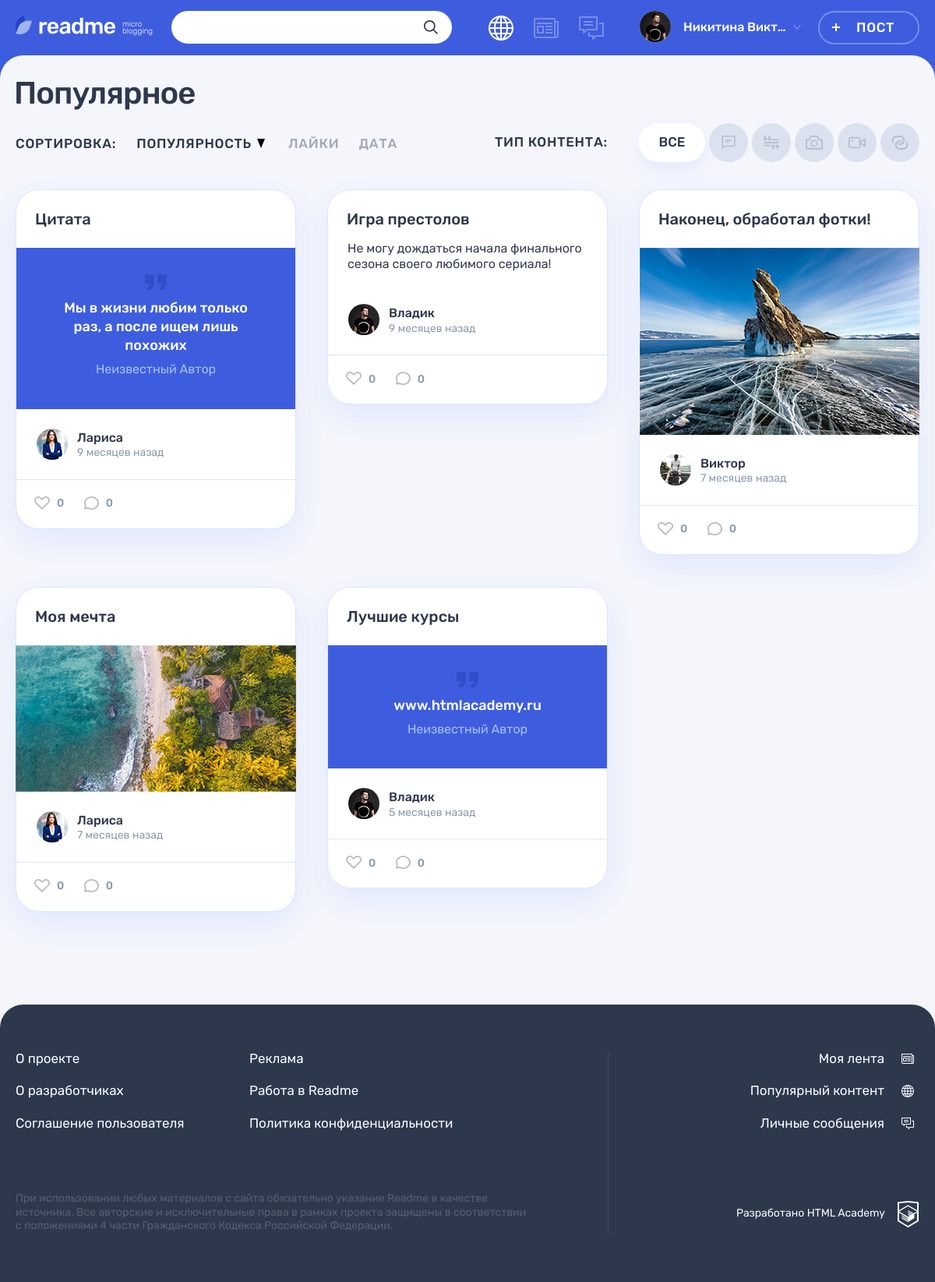
The page / on the database its author committed.
### tables this page shows
CREATE TABLE IF NOT EXISTS category (
	id INT AUTO_INCREMENT PRIMARY KEY,
	category VARCHAR(20) COMMENT 'Наименование типа контента',
	category_name VARCHAR(20) COMMENT 'Имя класса'
) COMMENT 'Тип контента';

CREATE TABLE IF NOT EXISTS post (
	id INT AUTO_INCREMENT PRIMARY KEY,
	dt_add DATETIME DEFAULT CURRENT_TIMESTAMP,
	p_title VARCHAR(255) NOT NULL,
	p_content TEXT,
	author VARCHAR(128) COMMENT 'Автор цитаты: задаётся пользователем',
	p_img VARCHAR(255) COMMENT 'Изображение: ссылка на сохранённый файл изображения',
	p_video VARCHAR(255) COMMENT 'Видео: ссылка на видео с youtube',
	p_link VARCHAR(255) COMMENT 'Ссылка: ссылка на сайт, задаётся пользователем;',
	user_id INT NOT NULL COMMENT 'Автор поста. Поле связи с user.id',
	category_id INT NOT NULL COMMENT 'Контент/категория поста. Поле связи с category.id',
	view_count INT UNSIGNED DEFAULT 0,
	INDEX (user_id),
	INDEX (category_id),
	FOREIGN KEY (user_id) REFERENCES user (id),
	FOREIGN KEY (category_id) REFERENCES category (id)
) COMMENT 'Посты';

CREATE TABLE IF NOT EXISTS user (
	id INT AUTO_INCREMENT PRIMARY KEY,
	dt_add DATETIME DEFAULT CURRENT_TIMESTAMP,
	email VARCHAR(128) NOT NULL UNIQUE,
	login VARCHAR(50) NOT NULL,
	password VARCHAR(255) NOT NULL,
	avatar VARCHAR(255)
) COMMENT 'Зарегистрированные пользователи';

### helpers.php (called while the page is built, shortened)
<?php
function get_noun_plural_form(int $number, string $one, string $two, string $many): string
{
    $number = (int)$number;
    $mod10 = $number % 10;
    $mod100 = $number % 100;
    switch (true) {
        case ($mod10 > 5):
            return $many;
        default:
            return $many;
    }
}
function include_template($name, array $data = [])
{
    $name = 'templates/' . $name;
    extract($data);
    require $name;
    $result = ob_get_clean();
    return $result;
}

### functions.php (called while the page is built, shortened)
<?php
function cut_text ($text, $max_len = 300) {
    $text_trimmed = trim($text);
    $text_num = mb_strlen($text_trimmed);
    return $text;
}
function get_interval ($date) {
    $cur_date = date_create("now");
    $date = date_create($date);
    $date_string = $date->format('Y.m.d H:i');
    $cur_date_string = $cur_date->format('Y.m.d H:i');
    $diff = date_diff($date, $cur_date);
    $days = $diff->days;
    $hours_in_day = 24;
    $days_in_week = 7;
    $days_in_5weeks = 35;
    if ($cur_date_string > $date_string) {
        if ($days < 1) {
            $hours = $diff->h;
            if (1 <= $hours and $hours < $hours_in_day) {
                $time_count = $hours . " час" . get_noun_plural_form($hours, '', 'а', 'ов');
            }
            elseif ($hours < 1) {
                $minuts = $diff->i;
                $time_count = $minuts . " минут" . get_noun_plural_form($minuts, 'у', 'ы', '');
            }
        } elseif (1 <= $days) {
            if ($days < $days_in_week) {
                $time_count = $days . " " . get_noun_plural_form($days, 'день', 'дня', 'дней');
            } elseif ($days_in_week <= $days and $days < $days_in_5weeks) {
                $weeks = floor($days / $days_in_week);
                $time_count = $weeks . " недел" . get_noun_plural_form($weeks, 'ю', 'и', 'ь');
            } elseif ($days_in_5weeks <= $days) {
                $months = $diff->m;
                $time_count = $months . " месяц" . get_noun_plural_form($months, '', 'а', 'ев');
            }
        }
        $time_count = $time_count . " назад";
    } elseif ($cur_date_string == $date_string) {
        $time_count = "только что";
    } else {
        $time_count = $date_string . " - дата в будущем";
    }
    return $time_count;
}
function create_result ($link, $query) {
    $result = mysqli_query($link, $query);
    if ($result) {
        $array = mysqli_fetch_all($result, MYSQLI_ASSOC);
    } else {
        print("Ошибка подключения: " . mysqli_connect_error());
    }
    return $array;
}

### templates/main.php (the view, shortened to what this page needs)
<section class="page__main page__main--popular">
    <div class="container">
        <h1 class="page__title page__title--popular">Популярное</h1>
    </div>
    <div class="popular container">
        <div class="popular__filters-wrapper">
            <div class="popular__sorting sorting">
                <b class="popular__sorting-caption sorting__caption">Сортировка:</b>
                <ul class="popular__sorting-list sorting__list">
                    <li class="sorting__item sorting__item--popular">
                        <a class="sorting__link sorting__link--active" href="#">
                            <span>Популярность</span>
                            <svg class="sorting__icon" width="10" height="12">
                                <use xlink:href="#icon-sort"></use>
                            </svg>
                        </a>
                    </li>
                    <li class="sorting__item">
                        <a class="sorting__link" href="#">
                            <span>Лайки</span>
                        </a>
                    </li>
                    <li class="sorting__item">
                        <a class="sorting__link" href="#">
                            <span>Дата</span>
                        </a>
                    </li>
                </ul>
            </div>
            <div class="popular__filters filters">
                <b class="popular__filters-caption filters__caption">Тип контента:</b>
                <ul class="popular__filters-list filters__list">
                    <li class="popular__filters-item popular__filters-item--all filters__item filters__item--all">
                        <a class="filters__button filters__button--ellipse filters__button--all filters__button--active" href="#">
                            <span>Все</span>
                        </a>
                    </li>
                    <?php foreach ($categories as $cat): ?>
                    <li class="popular__filters-item filters__item">
                     	<a class="filters__button filters__button--<?= $cat['category']; ?> button" href="">
                     		<svg class="filters__icon" width="22" height="18">
                                <use xlink:href="#icon-filter-<?= $cat['category']; ?>"></use>
                            </svg>
                     	</a>
                     </li>
                    <?php endforeach; ?>
                </ul>
            </div>
        </div>
        <div class="popular__posts">
    		<?php foreach ($posts as $post): ?>
            <article class="popular__post post post-<?= $post['category']; ?>">
                <header class="post__header">
                    <h2><?= $post['p_title']; ?></h2>
                </header>
                <div class="post__main">
    	    	<?php switch ("post-".$post['category']):
                        case 'post-photo': ?>
                    <div class="post-photo__image-wrapper">
                        <img src="img/<?= $post['p_content']; ?>" alt="Фото от пользователя" width="360" height="240">
                    </div>
                    	<?php break;
                        case 'post-video': ?>
                		<?php break;
                        case 'post-text': ?>
                  	<p><?php echo cut_text($post['p_content']); ?></p>
                    	<?php break;
                          case 'post-quote': ?>
                    <blockquote>
                    	<p><?= $post['p_content']; ?></p>
                    	<cite>Неизвестный Автор</cite>
                    </blockquote>
          	    		<?php break;
                          case 'post-link': ?>
                    	<?php break;
                endswitch; ?>
                </div>
                <footer class="post__footer">
                    <div class="post__author">
                        <a class="post__author-link" href="#" title="Автор">
                            <div class="post__avatar-wrapper">
                                <img class="post__author-avatar" src="img/<?= $post['avatar']; ?>" alt="Аватар пользователя">
                            </div>
                            <div class="post__info">
                                <b class="post__author-name"><?= $post['author']; ?></b>
                                <time class="post__time" title="<?= $post['date_title']; ?>" datetime="<?= $post['dt_add']; ?>"><?= $post['date_interval']; ?></time>
                            </div>
                        </a>
                    </div>
                    <div class="post__indicators">
                        <div class="post__buttons">
                            <a class="post__indicator post__indicator--likes button" href="#" title="Лайк">
                                <svg class="post__indicator-icon" width="20" height="17">
                                    <use xlink:href="#icon-heart"></use>
                                </svg>
                                <span>0</span>
                            </a>
                            <a class="post__indicator post__indicator--comments button" href="#" title="Комментарии">
                                <svg class="post__indicator-icon" width="19" height="17">
                                    <use xlink:href="#icon-comment"></use>
                                </svg>
                                <span>0</span>
                            </a>
                        </div>
                    </div>
                </footer>
            </article>
            <?php endforeach; ?>
        </div>
    </div>
</section>

### templates/layout.php (shortened to what this page needs)
<!DOCTYPE html>
<html lang="ru">
<head>
    <link rel="stylesheet" href="css/main.css">
</head>
<body class="page">
<header class="header">
    <div class="header__wrapper container">
        <div class="header__logo-wrapper">
            <a class="header__logo-link" href="main.html">
                <img class="header__logo" src="img/logo.svg" alt="Логотип readme" width="128" height="24">
            </a>
            <p class="header__topic">
                micro blogging
            </p>
        </div>
        <form class="header__search-form form" action="#" method="get">
            <div class="header__search">
                <input class="header__search-input form__input" type="search">
                <button class="header__search-button button" type="submit">
                    <svg class="header__search-icon" width="18" height="18">
                        <use xlink:href="#icon-search"></use>
                    </svg>
                </button>
            </div>
        </form>
        <div class="header__nav-wrapper">
            <?php if ($is_auth == 1): ?>
            <nav class="header__nav">
                <ul class="header__my-nav">
                    <li class="header__my-page header__my-page--popular">
                        <a class="header__page-link header__page-link--active" title="Популярный контент">
                        </a>
                    </li>
                    <li class="header__my-page header__my-page--feed">
                        <a class="header__page-link" href="feed.html" title="Моя лента">
                        </a>
                    </li>
                    <li class="header__my-page header__my-page--messages">
                        <a class="header__page-link" href="messages.html" title="Личные сообщения">
                        </a>
                    </li>
                </ul>
                <ul class="header__user-nav">
                    <li class="header__profile">
                        <a class="header__profile-link" href="#">
                            <div class="header__avatar-wrapper">
                                <img class="header__profile-avatar" src="img/userpic-medium.jpg" alt="Аватар профиля">
                            </div>
                            <div class="header__profile-name">
                                <span><?= $user_name; ?></span>
                                <svg class="header__link-arrow" width="10" height="6">
                                    <use xlink:href="#icon-arrow-right-ad"></use>
                                </svg>
                            </div>
                        </a>
                    </li>
                    <li>
                        <a class="header__post-button button button--transparent" href="adding-post.html">Пост</a>
                    </li>
                </ul>
            </nav>
            <?php endif; ?>
        </div>
    </div>
</header>
<?= $main_content; ?>
<footer class="footer">
    <div class="footer__wrapper">
        <div class="footer__container container">
            <div class="footer__site-info">
                <div class="footer__site-nav">
                    <ul class="footer__info-pages">
                        <li class="footer__info-page">
                            <a class="footer__page-link" href="#">О проекте</a>
                        </li>
                        <li class="footer__info-page">
                            <a class="footer__page-link" href="#">Реклама</a>
                        </li>
                        <li class="footer__info-page">
                            <a class="footer__page-link" href="#">О разработчиках</a>
                        </li>
                        <li class="footer__info-page">
                            <a class="footer__page-link" href="#">Работа в Readme</a>
                        </li>
                        <li class="footer__info-page">
                            <a class="footer__page-link" href="#">Соглашение пользователя</a>
                        </li>
                        <li class="footer__info-page">
                            <a class="footer__page-link" href="#">Политика конфиденциальности</a>
                        </li>
                    </ul>
                </div>
                <p class="footer__license">
                    При использовании любых материалов с сайта обязательно указание Readme в качестве источника. Все авторские и исключительные права в рамках проекта защищены в соответствии с положениями 4 части Гражданского Кодекса Российской Федерации.
                </p>
            </div>
            <div class="footer__my-info">
                <ul class="footer__my-pages">
                    <li class="footer__my-page footer__my-page--feed">
                        <a class="footer__page-link" href="feed.html">Моя лента</a>
                    </li>
                    <li class="footer__my-page footer__my-page--popular">
                        <a class="footer__page-link" href="popular.html">Популярный контент</a>
                    </li>
                    <li class="footer__my-page footer__my-page--messages">
                        <a class="footer__page-link" href="messages.html">Личные сообщения</a>
                    </li>
                </ul>
                <div class="footer__copyright">
                    <a class="footer__copyright-link" href="#">
                        <span>Разработано HTML Academy</span>
                        <svg class="footer__copyright-logo" width="27" height="34">
                            <use xlink:href="#icon-htmlacademy"></use>
                        </svg>
                    </a>
                </div>
            </div>
        </div>
    </div>
</footer>
</body>
</html>

### index.php
<?php
require_once 'helpers.php';
require_once 'functions.php';
require_once 'db.php';
$link = mysqli_connect($db['host'], $db['user'], $db['password'], $db['database']);
if ($link == false) {
    print("Ошибка подключения: " . mysqli_connect_error());
}
else {
    mysqli_set_charset($link, "utf8");
    $query = 'SELECT * FROM category';
    $categories = create_result($link, $query);
    $query = 'SELECT
                    p.*,
                    u.login,
                    u.avatar,
                    c.category
                FROM post AS p
                    INNER JOIN user AS u
                        ON p.user_id = u.id
                    INNER JOIN category AS c
                        ON p.category_id = c.id
                ORDER BY view_count DESC';
    $posts = create_result($link, $query);
}
foreach ($posts as $key => $post) {
    $posts[$key]['date_title'] = date("d.m.Y H:i", strtotime($post['dt_add']));
    $posts[$key]['date_interval'] = get_interval($post['dt_add']);
}
$is_auth = rand(0, 1);
$user_name = 'Никитина Виктория';
array_walk_recursive($posts, 'filter_xss');
$main_content = include_template('main.php', [
    'categories' => $categories,
    'posts' => $posts,
]);
$layout_content = include_template('layout.php', [
   'page_title' => 'популярное',
   'is_auth' => $is_auth,
   'user_name' => $user_name,
   'main_content' => $main_content,
]);
print($layout_content);

### rows shown on the page
post: p_title "Цитата", p_content "Мы в жизни любим только раз, а после ищем лишь похожих", user.avatar (picture), author "Лариса", date_interval "9 месяцев назад"
post: p_title "Игра престолов", p_content "Не могу дождаться начала финального сезона своего любимого сериала!", user.avatar (picture), author "Владик", date_interval "9 месяцев назад"
post: p_title "Наконец, обработал фотки!", p_content (picture), user.avatar (picture), author "Виктор", date_interval "7 месяцев назад"
post: p_title "Моя мечта", p_content (picture), user.avatar (picture), author "Лариса", date_interval "7 месяцев назад"
post: p_title "Лучшие курсы", p_content "www.htmlacademy.ru", user.avatar (picture), author "Владик", date_interval "5 месяцев назад"

### other values the page prints
$user_name "Никитина Викт…"
